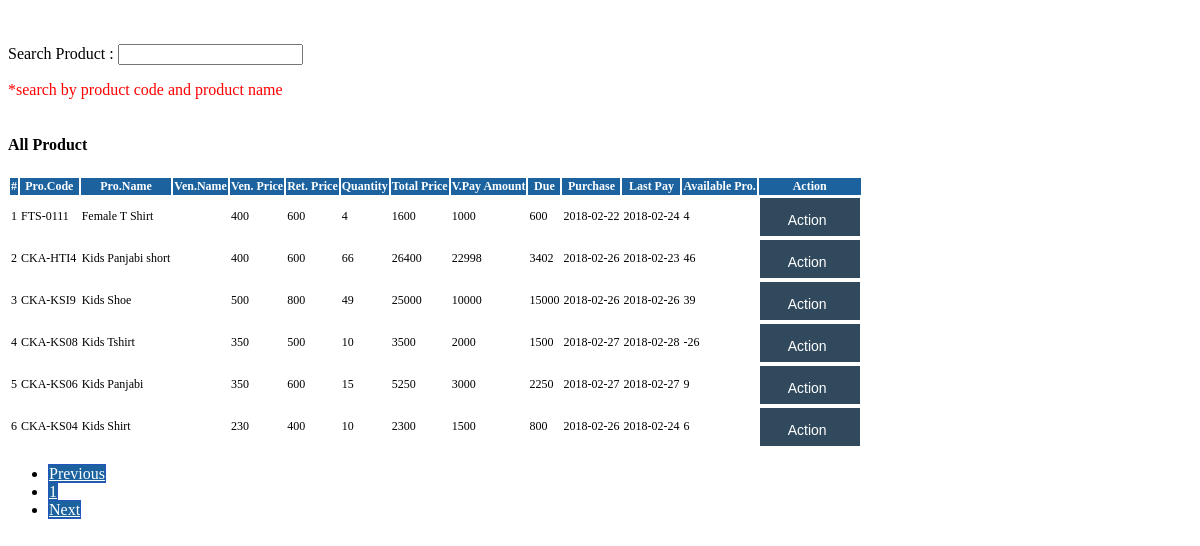
The app's page /allitems.php with its own data.
### tables this page shows
CREATE TABLE IF NOT EXISTS `items` (
`id` int(11) NOT NULL,
  `productcode` varchar(10) NOT NULL,
  `name` varchar(100) NOT NULL,
  `vendorprice` varchar(50) NOT NULL,
  `rtlprice` int(100) NOT NULL,
  `quantity` int(10) NOT NULL,
  `totalprice` int(6) NOT NULL,
  `payamount` int(6) NOT NULL,
  `vendorid` int(10) NOT NULL,
  `purchasedate` date NOT NULL,
  `lastpaydate` date NOT NULL,
  `image` varchar(50) NOT NULL,
  `status` varchar(500) NOT NULL
);

### allitems.php (the view, shortened to what this page needs)
						<div class="container" >
								  <table class="table table-hover">
									<thead>
									 	<form action="">
									Search Product : <input type="text" id="txt1" onkeyup="showHint(this.value)">
									<p style="color: red">*search by product code and product name</p>
									</form>
									</thead>
						</div>
								<div class="container">
								  <table class="table table-hover">
								  <h4>All Product</h4>
									<thead>
									  <tr style="background-color:#1b629f;color:#fff;">
										<th>#</th>
										<th>Pro.Code</th>
										<th>Pro.Name</th>
										<th>Ven.Name</th>
										<th>Ven. Price</th>
										<th>Ret. Price</th>
										<th>Quantity</th>
										<th>Total Price</th>
										<th>V.Pay Amount</th>
										<th>Due</th>
										<th>Purchase</th>
										<th>Last Pay</th>
										<th>Available Pro.</th>
										<th>Action</th>
									  </tr>
									</thead>
									<tbody>
							<?php
									$perpage = 20;
									if(isset($_REQUEST["product_page"])){
									$page = intval($_REQUEST["product_page"]);
									}
									else {
									$page = 1;
									}
									$calc = $perpage * $page;
									$start = $calc - $perpage;
									$sl_no=1;
									$sql = ("select * from items ORDER BY id DESC Limit $start, $perpage");
									$result = mysqli_query($conn, $sql);
									while($post = mysqli_fetch_assoc($result)) {
											$productname=$post["name"];
											$productcode=$post["productcode"];
											$vendorprice=$post["vendorprice"];
											$rtlprice=$post["rtlprice"];
											$quantity=$post["quantity"];
											$totalprice=$post["totalprice"];
											$payamount=$post["payamount"];
											$vendorname=$post["vendorname"];
											$purchasedate=$post["purchasedate"];
											$lastpaydate=$post["lastpaydate"];
											$status=$post["status"];
											?>
											  <tr>
													<td><?php echo $sl_no++; ?></td>
													<td><?php echo $productcode; ?></td>
													<td><?php echo $productname; ?></td>
													<td><?php echo $vendorname; ?></td>
													<td><?php echo $vendorprice; ?></td>
													<td><?php echo $rtlprice; ?></td>
													<td><?php echo $quantity; ?></td>
													<td><?php echo $totalprice; ?></td>
													<td><?php echo $payamount; ?></td>
													<td><?php echo $totalprice- $payamount; ?></td>
													<td><?php echo $purchasedate; ?></td>
													<td><?php echo $lastpaydate; ?></td>
													<td><?php echo $quantity-$status; ?></td>
													<td>
															<div  class="dropdown">
														      <button style="width: 100px;"class="dropbtn">Action</button>
														    </div>
													</td>
											  </tr>
											<?php
										}
									?>
									</tbody>
									</table>
									</div>
									<ul class="pager">
									<?php
									if(isset($page))
									{
									$sqlpage = ("select Count(*) As Total from items");
									$resultpage = mysqli_query($conn, $sqlpage);
									$rows = mysqli_num_rows($resultpage);
									if($rows)
									{
									$rs = mysqli_fetch_assoc($resultpage);
									$total = $rs["Total"];
									}
									$totalPages = ceil($total / $perpage);
									if($page <=1 ){
													?>
													<li class="disabled"><a style="background-color: #1b629f;
color: #fff;
border: 1px solid #2355bc;" href="">Previous</a></li>
													<?php
									}
									else
									{
									$j = $page - 1;
													?>
													<li><a href='inventory.php?product_page=<?php echo $j;?>'>Previous</a></li>
													<?php
									}
									for($i=1; $i <= $totalPages; $i++)
									{
									if($i<>$page)
									{
													?>
													<li><a href='inventory.php?product_page=<?php echo $i;?>'><?php echo $i; ?></a></li>
													<?php
									}
									else
									{
													?>
													<li class="disabled"><a  style="background-color: #1b629f;
color: #fff;
border: 1px solid #2355bc;"href=''><?php echo $i; ?></a></li>
													<?php
									}
									}
									if($page == $totalPages )
									{
													?>
													<li class="disabled"><a  style="background-color: #1b629f;
color: #fff;
border: 1px solid #2355bc;" href="">Next</a></li>
													<?php
									}
									else
									{
									$j = $page + 1;
													?>
													<li><a href='inventory.php?product_page=<?php echo $j;?>'>Next</a></li>
													<?php
									}
									}
									?>
									</ul>

### allitems.php (style rules this page uses)
.dropbtn { background-color: #31495d; color: white; padding: 14px 10px 8px 5px; font-size: 14px; border: none; }
.dropdown { position: relative; display: inline-block; }
th { font-size: 12px; }
td { font-size: 12px; }

### records on screen
items: productcode "FTS-0111", name "Female T Shirt", vendorprice "400", rtlprice "600", quantity "4", totalprice "1600", payamount "1000", $totalprice- $payamount "600", purchasedate "2018-02-22", lastpaydate "2018-02-24", $quantity-$status "4"
items: productcode "CKA-HTI4", name "Kids Panjabi short", vendorprice "400", rtlprice "600", quantity "66", totalprice "26400", payamount "22998", $totalprice- $payamount "3402", purchasedate "2018-02-26", lastpaydate "2018-02-23", $quantity-$status "46"
items: productcode "CKA-KSI9", name "Kids Shoe", vendorprice "500", rtlprice "800", quantity "49", totalprice "25000", payamount "10000", $totalprice- $payamount "15000", purchasedate "2018-02-26", lastpaydate "2018-02-26", $quantity-$status "39"
items: productcode "CKA-KS08", name "Kids Tshirt", vendorprice "350", rtlprice "500", quantity "10", totalprice "3500", payamount "2000", $totalprice- $payamount "1500", purchasedate "2018-02-27", lastpaydate "2018-02-28", $quantity-$status "-26"
items: productcode "CKA-KS06", name "Kids Panjabi", vendorprice "350", rtlprice "600", quantity "15", totalprice "5250", payamount "3000", $totalprice- $payamount "2250", purchasedate "2018-02-27", lastpaydate "2018-02-27", $quantity-$status "9"
items: productcode "CKA-KS04", name "Kids Shirt", vendorprice "230", rtlprice "400", quantity "10", totalprice "2300", payamount "1500", $totalprice- $payamount "800", purchasedate "2018-02-26", lastpaydate "2018-02-24", $quantity-$status "6"
